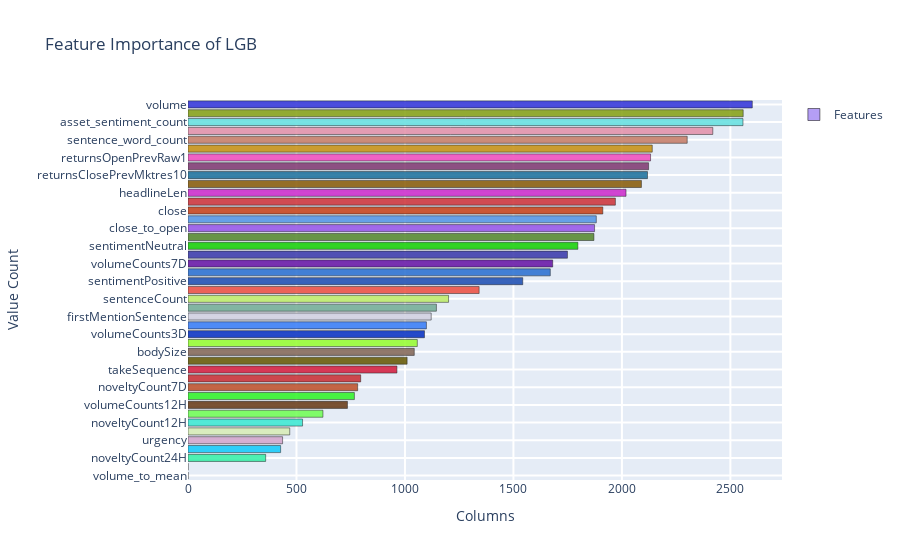

Notebook source saved alongside this figure:
### Code cell
def generate_color():
    color = '#{:02x}{:02x}{:02x}'.format(*map(lambda x: np.random.randint(0, 255), range(3)))
    return color

df = pd.DataFrame({'imp': model.feature_importance(), 'col':fcol})
df = df.sort_values(['imp','col'], ascending=[True, False])
data = [df]
for dd in data:  
    colors = []
    for i in range(len(dd)):
         colors.append(generate_color())

    data = [
        go.Bar(
        orientation = 'h',
        x=dd.imp,
        y=dd.col,
        name='Features',
        textfont=dict(size=20),
            marker=dict(
            color= colors,
            line=dict(
                color='#000000',
                width=0.5
            ),
            opacity = 0.87
        )
    )
    ]
    layout= go.Layout(
        title= 'Feature Importance of LGB',
        xaxis= dict(title='Columns', ticklen=5, zeroline=False, gridwidth=2),
        yaxis=dict(title='Value Count', ticklen=5, gridwidth=2),
        showlegend=True
    )

    py.iplot(dict(data=data,layout=layout), filename='horizontal-bar')

### Figure 1 — Plotly figure (JSON) as saved in the notebook; plotly's stock layout.template omitted (floating-point values rounded to 4 significant figures)
{"data": [{"marker": {"color": ["#b49ef5", "#3d1a5a", "#36f0a7", "#13cafa", "#d2a5cc", "#d8edb6", "#3ae8d2", "#71fe55", "#673a16", "#30f428", "#bc502a", "#c92f34", "#d21d3e", "#665904", "#826657", "#96fd31", "#0630c2", "#387df7", "#cfcfe1", "#74ad96", "#bdeb69", "#ed4f42", "#1c4db2", "#2a70d1", "#6513a5", "#3b3aab", "#15cf05", "#56882f", "#9554e8", "#5495e4", "#c54018", "#cd343a", "#cb2acb", "#895c09", "#1c709c", "#813a71", "#f04cbd", "#c79113", "#c57c67", "#e391aa", "#65e0e0", "#86a116", "#3234d8"], "line": {"color": "#000000", "width": 0.5}, "opacity": 0.87}, "name": "Features", "orientation": "h", "textfont": {"size": 20}, "type": "bar", "x": [0, 0, 358, 427, 436, 469, 528, 622, 735, 767, 782, 796, 963, 1010, 1043, 1057, 1090, 1099, 1121, 1145, 1201, 1342, 1543, 1670, 1681, 1749, 1797, 1871, 1874, 1882, 1912, 1970, 2019, 2090, 2118, 2123, 2132, 2140, 2301, 2419, 2558, 2559, 2601], "y": ["volume_to_mean", "returnsOpenPrevRaw1_to_volume", "noveltyCount24H", "noveltyCount5D", "urgency", "noveltyCount3D", "noveltyCount12H", "sentimentClass", "volumeCounts12H", "headlineTagT", "noveltyCount7D", "volumeCounts24H", "takeSequence", "wordCount", "bodySize", "relevance", "volumeCounts3D", "volumeCounts5D", "firstMentionSentence", "companyCount", "sentenceCount", "sentimentNegative", "sentimentPositive", "open", "volumeCounts7D", "sentimentWordCount", "sentimentNeutral", "time_y", "close_to_open", "returnsOpenPrevMktres1", "close", "returnsClosePrevRaw1", "headlineLen", "asset_sentence_mean", "returnsClosePrevMktres10", "returnsClosePrevMktres1", "returnsOpenPrevRaw1", "returnsOpenPrevRaw10", "sentence_word_count", "returnsOpenPrevMktres10", "asset_sentiment_count", "returnsClosePrevRaw10", "volume"]}], "layout": {"showlegend": true, "title": {"text": "Feature Importance of LGB"}, "xaxis": {"gridwidth": 2, "ticklen": 5, "title": {"text": "Columns"}, "zeroline": false}, "yaxis": {"gridwidth": 2, "ticklen": 5, "title": {"text": "Value Count"}}}}
